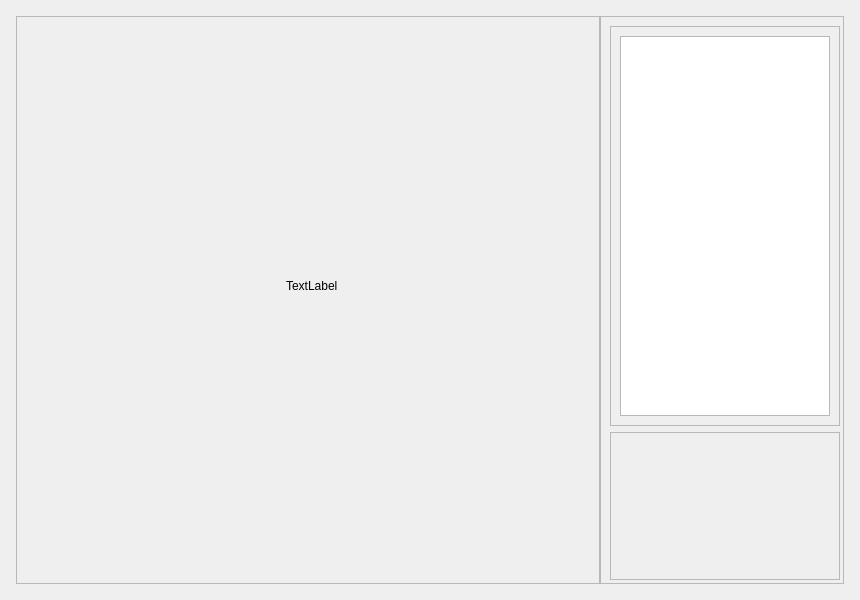
<?xml version="1.0" encoding="UTF-8"?>
<ui version="4.0">
 <class>MainPages</class>
 <widget class="QWidget" name="MainPages">
  <property name="geometry">
   <rect>
    <x>0</x>
    <y>0</y>
    <width>860</width>
    <height>600</height>
   </rect>
  </property>
  <property name="windowTitle">
   <string>Form</string>
  </property>
  <layout class="QVBoxLayout" name="verticalLayout_2">
   <item>
    <widget class="QStackedWidget" name="pages">
     <property name="currentIndex">
      <number>1</number>
     </property>
     <widget class="QWidget" name="page_1">
      <property name="styleSheet">
       <string notr="true">font-size: 14pt</string>
      </property>
      <layout class="QVBoxLayout" name="page_1_layout">
       <property name="spacing">
        <number>5</number>
       </property>
       <property name="leftMargin">
        <number>5</number>
       </property>
       <property name="topMargin">
        <number>5</number>
       </property>
       <property name="rightMargin">
        <number>5</number>
       </property>
       <property name="bottomMargin">
        <number>5</number>
       </property>
       <item>
        <widget class="QFrame" name="frame">
         <property name="frameShape">
          <enum>QFrame::StyledPanel</enum>
         </property>
         <property name="frameShadow">
          <enum>QFrame::Raised</enum>
         </property>
         <widget class="QFrame" name="page1_right">
          <property name="geometry">
           <rect>
            <x>584</x>
            <y>0</y>
            <width>250</width>
            <height>574</height>
           </rect>
          </property>
          <property name="maximumSize">
           <size>
            <width>16777215</width>
            <height>16777215</height>
           </size>
          </property>
          <property name="frameShape">
           <enum>QFrame::StyledPanel</enum>
          </property>
          <property name="frameShadow">
           <enum>QFrame::Raised</enum>
          </property>
          <layout class="QVBoxLayout" name="page1_right_layout">
           <item>
            <widget class="QFrame" name="scene_select_frame">
             <property name="maximumSize">
              <size>
               <width>16777215</width>
               <height>120</height>
              </size>
             </property>
             <property name="frameShape">
              <enum>QFrame::StyledPanel</enum>
             </property>
             <property name="frameShadow">
              <enum>QFrame::Raised</enum>
             </property>
             <layout class="QVBoxLayout" name="radio_btn_layout">
              <item>
               <widget class="QRadioButton" name="big_scene">
                <property name="autoFillBackground">
                 <bool>false</bool>
                </property>
                <property name="text">
                 <string>大场景</string>
                </property>
                <property name="checkable">
                 <bool>true</bool>
                </property>
                <property name="checked">
                 <bool>false</bool>
                </property>
               </widget>
              </item>
              <item>
               <widget class="QRadioButton" name="small_scene">
                <property name="text">
                 <string>小场景</string>
                </property>
               </widget>
              </item>
             </layout>
            </widget>
           </item>
           <item>
            <widget class="QListView" name="scan_list">
             <property name="maximumSize">
              <size>
               <width>16777215</width>
               <height>250</height>
              </size>
             </property>
            </widget>
           </item>
           <item>
            <widget class="QFrame" name="start_btn_frame">
             <property name="maximumSize">
              <size>
               <width>16777215</width>
               <height>100</height>
              </size>
             </property>
             <property name="frameShape">
              <enum>QFrame::StyledPanel</enum>
             </property>
             <property name="frameShadow">
              <enum>QFrame::Raised</enum>
             </property>
             <layout class="QVBoxLayout" name="start_btn_layout"/>
            </widget>
           </item>
          </layout>
         </widget>
         <widget class="QFrame" name="page1_left">
          <property name="geometry">
           <rect>
            <x>0</x>
            <y>0</y>
            <width>584</width>
            <height>574</height>
           </rect>
          </property>
          <property name="frameShape">
           <enum>QFrame::StyledPanel</enum>
          </property>
          <property name="frameShadow">
           <enum>QFrame::Raised</enum>
          </property>
          <widget class="QLabel" name="page1_label">
           <property name="geometry">
            <rect>
             <x>250</x>
             <y>210</y>
             <width>63</width>
             <height>20</height>
            </rect>
           </property>
           <property name="text">
            <string>TextLabel</string>
           </property>
          </widget>
         </widget>
        </widget>
       </item>
      </layout>
     </widget>
     <widget class="QWidget" name="page_2">
      <layout class="QVBoxLayout" name="page_2_layout">
       <property name="spacing">
        <number>5</number>
       </property>
       <property name="leftMargin">
        <number>5</number>
       </property>
       <property name="topMargin">
        <number>5</number>
       </property>
       <property name="rightMargin">
        <number>5</number>
       </property>
       <property name="bottomMargin">
        <number>5</number>
       </property>
       <item>
        <widget class="QFrame" name="frame_2">
         <property name="frameShape">
          <enum>QFrame::StyledPanel</enum>
         </property>
         <property name="frameShadow">
          <enum>QFrame::Raised</enum>
         </property>
         <widget class="QFrame" name="page2_right">
          <property name="geometry">
           <rect>
            <x>584</x>
            <y>0</y>
            <width>250</width>
            <height>574</height>
           </rect>
          </property>
          <property name="frameShape">
           <enum>QFrame::StyledPanel</enum>
          </property>
          <property name="frameShadow">
           <enum>QFrame::Raised</enum>
          </property>
          <layout class="QVBoxLayout" name="verticalLayout_4">
           <item>
            <widget class="QFrame" name="page2_list_frame">
             <property name="maximumSize">
              <size>
               <width>16777215</width>
               <height>400</height>
              </size>
             </property>
             <property name="frameShape">
              <enum>QFrame::StyledPanel</enum>
             </property>
             <property name="frameShadow">
              <enum>QFrame::Raised</enum>
             </property>
             <layout class="QVBoxLayout" name="verticalLayout">
              <item>
               <widget class="QListView" name="page2_list"/>
              </item>
             </layout>
            </widget>
           </item>
           <item>
            <widget class="QFrame" name="page2_button">
             <property name="maximumSize">
              <size>
               <width>16777215</width>
               <height>150</height>
              </size>
             </property>
             <property name="frameShape">
              <enum>QFrame::StyledPanel</enum>
             </property>
             <property name="frameShadow">
              <enum>QFrame::Raised</enum>
             </property>
             <layout class="QVBoxLayout" name="page2_btn_layout"/>
            </widget>
           </item>
          </layout>
         </widget>
         <widget class="QFrame" name="page2_left">
          <property name="geometry">
           <rect>
            <x>0</x>
            <y>0</y>
            <width>584</width>
            <height>574</height>
           </rect>
          </property>
          <property name="frameShape">
           <enum>QFrame::StyledPanel</enum>
          </property>
          <property name="frameShadow">
           <enum>QFrame::Raised</enum>
          </property>
          <widget class="QLabel" name="page2_label">
           <property name="geometry">
            <rect>
             <x>270</x>
             <y>260</y>
             <width>63</width>
             <height>20</height>
            </rect>
           </property>
           <property name="text">
            <string>TextLabel</string>
           </property>
          </widget>
         </widget>
        </widget>
       </item>
      </layout>
     </widget>
     <widget class="QWidget" name="page_3">
      <property name="styleSheet">
       <string notr="true">QFrame {
	font-size: 16pt;
}</string>
      </property>
      <layout class="QVBoxLayout" name="page_3_layout"/>
     </widget>
    </widget>
   </item>
  </layout>
 </widget>
 <resources/>
 <connections/>
</ui>
